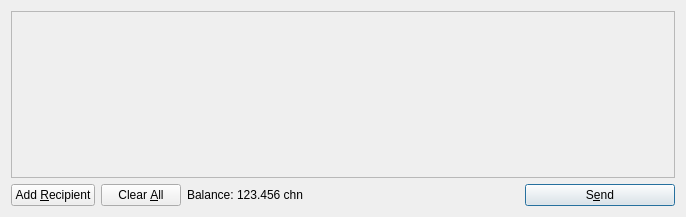
<?xml version="1.0" encoding="UTF-8"?>
<ui version="4.0">
 <class>SendCoinsDialog</class>
 <widget class="QDialog" name="SendCoinsDialog">
  <property name="geometry">
   <rect>
    <x>0</x>
    <y>0</y>
    <width>686</width>
    <height>217</height>
   </rect>
  </property>
  <property name="windowTitle">
   <string>Send Coins</string>
  </property>
  <layout class="QVBoxLayout" name="verticalLayout">
   <item>
    <widget class="QScrollArea" name="scrollArea">
     <property name="widgetResizable">
      <bool>true</bool>
     </property>
     <widget class="QWidget" name="scrollAreaWidgetContents">
      <property name="geometry">
       <rect>
        <x>0</x>
        <y>0</y>
        <width>666</width>
        <height>165</height>
       </rect>
      </property>
      <layout class="QVBoxLayout" name="verticalLayout_2">
       <property name="margin">
        <number>0</number>
       </property>
       <item>
        <layout class="QVBoxLayout" name="entries">
         <property name="spacing">
          <number>6</number>
         </property>
        </layout>
       </item>
       <item>
        <spacer name="verticalSpacer">
         <property name="orientation">
          <enum>Qt::Vertical</enum>
         </property>
         <property name="sizeHint" stdset="0">
          <size>
           <width>20</width>
           <height>40</height>
          </size>
         </property>
        </spacer>
       </item>
      </layout>
     </widget>
    </widget>
   </item>
   <item>
    <layout class="QHBoxLayout" name="horizontalLayout">
     <item>
      <widget class="QPushButton" name="addButton">
       <property name="toolTip">
        <string>Send to multiple recipients at once</string>
       </property>
       <property name="text">
        <string>Add &amp;Recipient</string>
       </property>
       <property name="icon">
        <iconset resource="../bitcoin.qrc">
         <normaloff>:/icons/add</normaloff>:/icons/add</iconset>
       </property>
       <property name="autoDefault">
        <bool>false</bool>
       </property>
      </widget>
     </item>
     <item>
      <widget class="QPushButton" name="clearButton">
       <property name="sizePolicy">
        <sizepolicy hsizetype="Minimum" vsizetype="Fixed">
         <horstretch>0</horstretch>
         <verstretch>0</verstretch>
        </sizepolicy>
       </property>
       <property name="toolTip">
        <string>Remove all transaction fields</string>
       </property>
       <property name="text">
        <string>Clear &amp;All</string>
       </property>
       <property name="icon">
        <iconset resource="../bitcoin.qrc">
         <normaloff>:/icons/remove</normaloff>:/icons/remove</iconset>
       </property>
       <property name="autoRepeatDelay">
        <number>300</number>
       </property>
       <property name="autoDefault">
        <bool>false</bool>
       </property>
      </widget>
     </item>
     <item>
      <layout class="QHBoxLayout" name="horizontalLayout_2">
       <property name="spacing">
        <number>3</number>
       </property>
       <item>
        <widget class="QLabel" name="label">
         <property name="text">
          <string>Balance:</string>
         </property>
        </widget>
       </item>
       <item>
        <widget class="QLabel" name="labelBalance">
         <property name="cursor">
          <cursorShape>IBeamCursor</cursorShape>
         </property>
         <property name="text">
          <string>123.456 chn</string>
         </property>
         <property name="textInteractionFlags">
          <set>Qt::LinksAccessibleByMouse|Qt::TextSelectableByKeyboard|Qt::TextSelectableByMouse</set>
         </property>
        </widget>
       </item>
      </layout>
     </item>
     <item>
      <spacer name="horizontalSpacer">
       <property name="orientation">
        <enum>Qt::Horizontal</enum>
       </property>
       <property name="sizeHint" stdset="0">
        <size>
         <width>40</width>
         <height>20</height>
        </size>
       </property>
      </spacer>
     </item>
     <item>
      <widget class="QPushButton" name="sendButton">
       <property name="minimumSize">
        <size>
         <width>150</width>
         <height>0</height>
        </size>
       </property>
       <property name="toolTip">
        <string>Confirm the send action</string>
       </property>
       <property name="text">
        <string>S&amp;end</string>
       </property>
       <property name="icon">
        <iconset resource="../bitcoin.qrc">
         <normaloff>:/icons/send</normaloff>:/icons/send</iconset>
       </property>
       <property name="default">
        <bool>true</bool>
       </property>
      </widget>
     </item>
    </layout>
   </item>
  </layout>
 </widget>
 <resources>
  <include location="../bitcoin.qrc"/>
 </resources>
 <connections/>
</ui>
